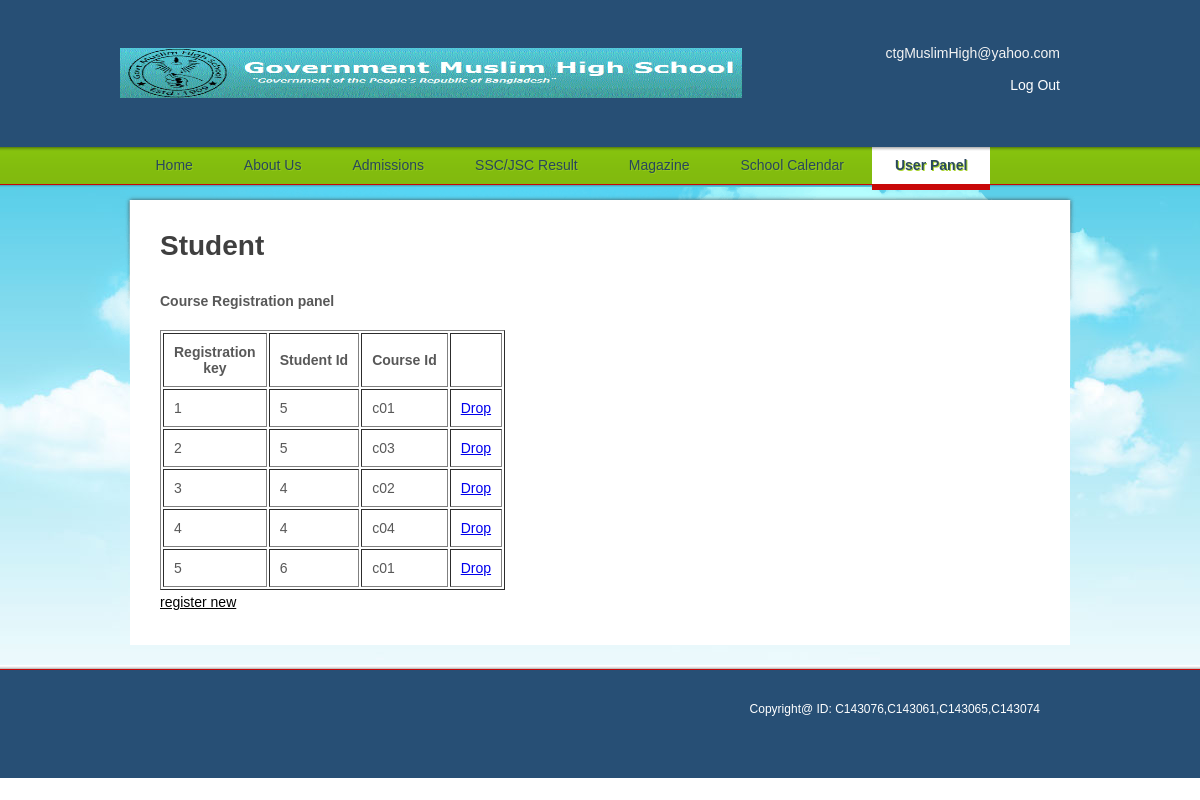
The app's page /webpage/courses.php (signed in) with its own data.
### tables this page shows
CREATE TABLE IF NOT EXISTS `all_users` (
  `UserId` varchar(20) NOT NULL,
  `Role` varchar(20) NOT NULL,
  `Name` varchar(20) NOT NULL,
  `CGPA` float NOT NULL,
  `Active` int(20) NOT NULL,
  `Password` varchar(20) NOT NULL,
  PRIMARY KEY (`UserId`)
);

CREATE TABLE IF NOT EXISTS `coursereg` (
  `REGID` int(20) NOT NULL AUTO_INCREMENT,
  `SID` varchar(20) NOT NULL,
  `CID` varchar(20) NOT NULL,
  PRIMARY KEY (`REGID`),
  KEY `SID` (`SID`,`CID`)
);

### webpage/functions.php (called while the page is built, shortened)
<?php
	function getUser_role(){
		$UserId = $_SESSION["UserId"];
		$result = mysql_query("SELECT Role FROM All_users WHERE UserId='$UserId'")
		or die("toha vaia" . mysql_error());
		$row = mysql_fetch_array($result);
		if($row){
			return $row[Role];
		}
		else
		{
		echo "No results!";
		}
	}
?>

### webpage/courses.php (the view, shortened to what this page needs)
<?php
			require_once("functions.php");
			$Session_role = getUser_role();
?>
<!DOCTYPE html>
<html>
<head>
<link rel="stylesheet" type="text/css" href="styles/style.css" />
</head>
<body>
<div id="page">
  <div id="header">
    <div id="section">
      <div><a href="index.php"><img src="images/logo.gif" alt="" width="622" height="50"  /></a></div>
      <span>ctgMuslimHigh@yahoo.com<br />
      <br />
      <a href="logout.php">Log Out</a></span> </div>
    <ul>
      <li><a href="index.php">Home</a></li>
      <li><a href="about.php">About Us</a></li>
      <li><a href="admissions.php">Admissions</a></li>
      <li><a href="result.php">SSC/JSC Result</a></li>
      <li><a href="Magazine.php">Magazine</a></li>
      <li><a href="school-calendar.php">School Calendar</a></li>
      <li class="current"><a href="contact-us.php">User Panel</a></li>
    </ul>
  </div>
  <div id="content">
    <div>
		<?php
			$result = mysql_query("SELECT * FROM courseReg")
			or die(mysql_error());
			echo "<h1><b>". $Session_role. "</b> </h1>";
			echo "<p><b>Course Registration panel</b> </p><br>";
			echo "<table border='1' cellpadding='10'>";
			echo "<tr> <th>Registration<br>key</th> <th>Student Id</th>   <th>Course Id</th> <th></th> </tr>";
			while($row = mysql_fetch_array( $result )) {
			echo "<tr>";
			echo '<td>' . $row['REGID'] . '</td>';
			echo '<td>' . $row['SID'] . '</td>';
			echo '<td>' . $row['CID'] . '</td>';
			echo '<td><a href="courseDelete.php?RegId=' . $row['REGID'] . '">Drop</a></td>';
			echo "</tr>";
			}
			echo "</table>";
		?>
		<p><a href="courseNew.php">register new</a></p>
    </div>
  </div>
  <div id="footer">
    <div>
	  <div class="section">
		<p>Copyright@  ID: C143076,C143061,C143065,C143074</p>
      </div>
    </div>
  </div>
</div>
</html>

### webpage/styles/style.css (style rules this page uses)
body { background:#fff url(../images/background.gif) repeat-x center 187px; color:#585858; font-family:Arial; font-size:14px; margin:0; min-width:960px; }
a { outline:none; }
img { border:none; }
#header div#section:after, #header ul:after, #content div:after, #content div ul.services:after, #footer div:after, #footer div div.section ul:after { clear:both; content:" "; display:block; font-size:0; height:0; visibility:hidden; }
#page { background:url(../images/background.jpg) no-repeat center 180px; width:100%; }
#header { background:url(../images/bg-header.gif) repeat-x; height:auto; overflow:hidden; position:relative; }
#header div#section { height:145px; margin:0 auto; width:960px; }
#header div#section div { float:left; margin-top:48px; }
#header div#section div a { display:block; }
#header div#section span { color:#f4f4f4; float:right; margin:0; padding-right:20px; padding-top:45px; text-align:right; width:178px; }
#header ul { list-style:none; margin:2px auto 0; padding:0; width:935px; }
#header ul li { float:left; padding-right:5px; }
#header ul li a { color:#28475C; display:block; font-size:14px; height:43px; line-height:37px; padding:0 23px; text-align:center; text-decoration:none; text-shadow:1px 1px 0 #94C81D; text-transform:capitalize; }
#header ul li.current, #header ul li:hover { height:43px; }
#header ul li.current a { background:url(../images/bg-menu.gif) repeat-x; color:#2a495e; font-weight:bold; text-shadow:1px 1px 0 #a8d32c; }
#content { background:url(../images/bg-content.gif) no-repeat top center; margin:0 auto; min-height:174px; overflow:hidden; position:relative; width:960px; ; }
#content p a { color:#000; text-decoration:underline; }
#content div { background:#fff; margin:10px auto 20px; padding:30px; width:880px; }
#content div#home div div#aside div h1, #content div h1 { color:#3f3f3f; font-size:28px; font-weight:normal; margin:0; padding-bottom:27px; }
#content div#home div div#aside div p, #content div p { line-height:25px; margin:0; padding-bottom:0; text-align:justify; }
#footer { background:#274F75 url(../images/bg-footer.gif) repeat-x; min-height:113px; width:100%; }
#footer div { font-size:12px; margin:0 auto; padding-top:37px; position:relative; width:960px; }
#footer div div.section { float:right; padding:0; width:700px; }
#footer div div.section p { color:white; margin:0; padding:0px 40px 0px; text-align:right; }
span a { color: white;font-style:Arial Black;text-decoration:none; }

### records on screen
all_users: Role "Student"
coursereg: REGID "1", SID "5", CID "c01"
coursereg: REGID "2", SID "5", CID "c03"
coursereg: REGID "3", SID "4", CID "c02"
coursereg: REGID "4", SID "4", CID "c04"
coursereg: REGID "5", SID "6", CID "c01"
